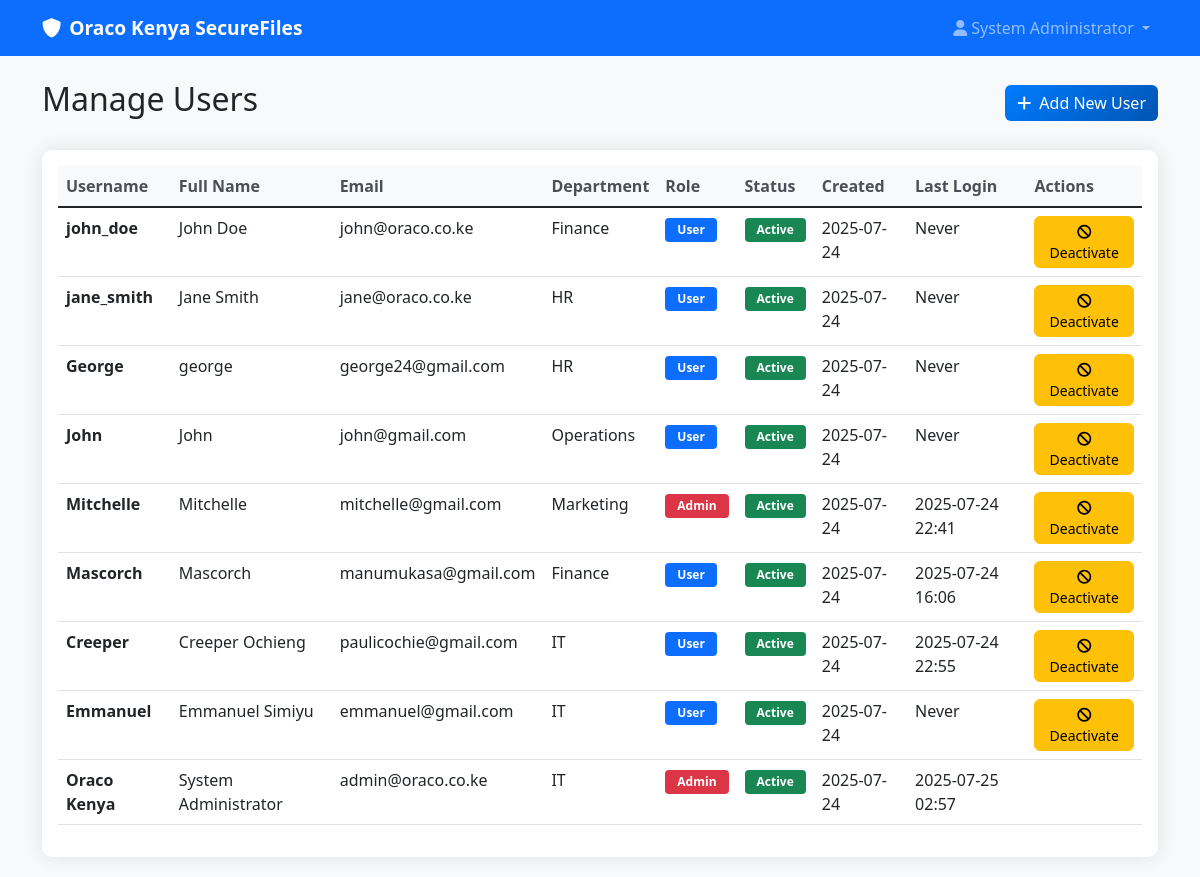
/manage_users (signed in), run on an earlier commit of the app's database.
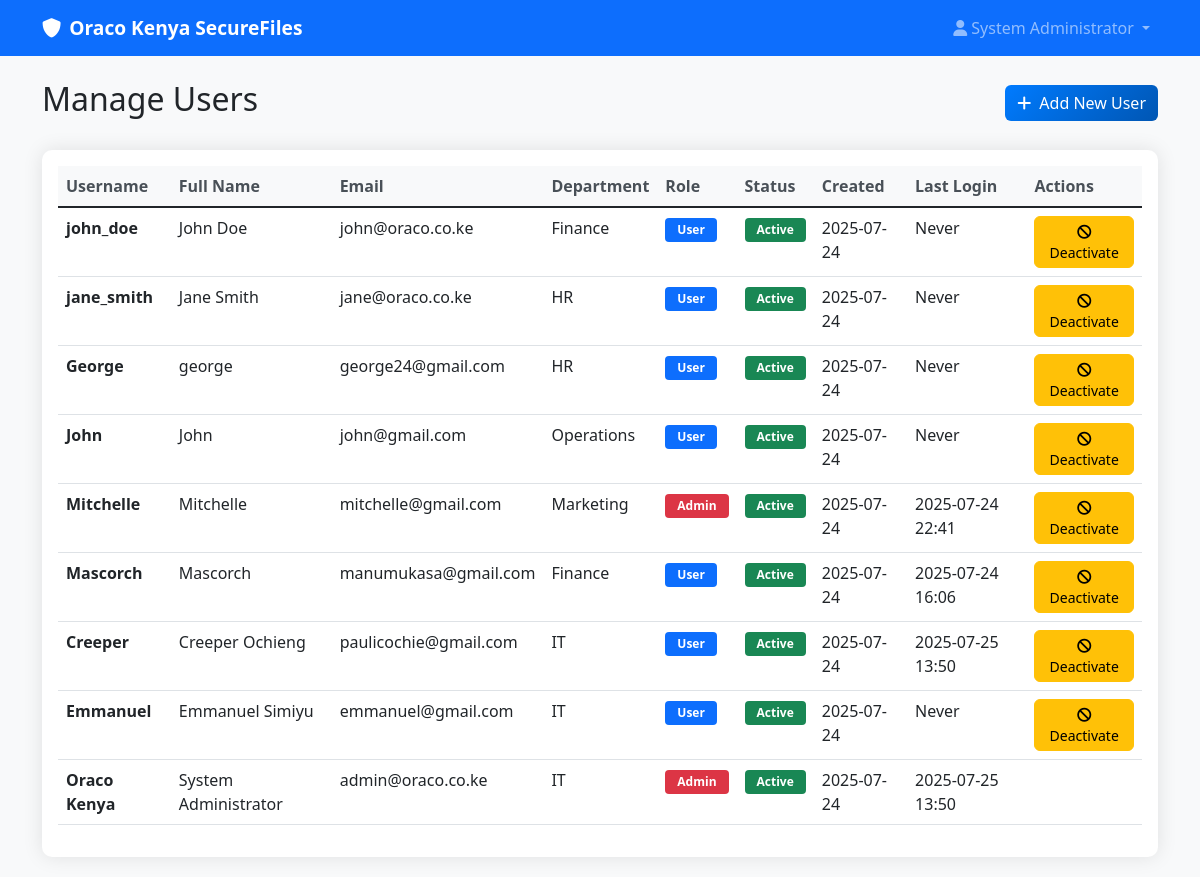
And on a later commit of the database.
### tables this page shows
CREATE TABLE users (
        id INTEGER PRIMARY KEY AUTOINCREMENT,
        username TEXT UNIQUE NOT NULL,
        email TEXT UNIQUE NOT NULL,
        password_hash TEXT NOT NULL,
        full_name TEXT NOT NULL,
        department TEXT NOT NULL,
        role TEXT DEFAULT 'user',
        is_active INTEGER DEFAULT 1,
        created_at TIMESTAMP DEFAULT CURRENT_TIMESTAMP,
        last_login TIMESTAMP,
        reset_token TEXT,
        reset_token_expires TIMESTAMP
    );

### app.py (the view)
    def decorated_function(*args, **kwargs):
        if 'user_id' not in session:
            return redirect(url_for('login'))
        conn = sqlite3.connect('oraco_system.db')
        c = conn.cursor()
        c.execute('SELECT role FROM users WHERE id = ?', (session['user_id'],))
        user = c.fetchone()
        conn.close()
        if not user or user[0] != 'admin':
            flash('Access denied. Admin privileges required.', 'error')
            return redirect(url_for('dashboard'))
        return f(*args, **kwargs)

### app.py (called while the page is built)
def require_admin(f):
    def decorated_function(*args, **kwargs):
        if 'user_id' not in session:
            return redirect(url_for('login'))
        conn = sqlite3.connect('oraco_system.db')
        c = conn.cursor()
        c.execute('SELECT role FROM users WHERE id = ?', (session['user_id'],))
        user = c.fetchone()
        conn.close()
        if not user or user[0] != 'admin':
            flash('Access denied. Admin privileges required.', 'error')
            return redirect(url_for('dashboard'))
        return f(*args, **kwargs)
    decorated_function.__name__ = f.__name__
    return decorated_function

@app.route('/manage_users')
@require_admin
def manage_users():
    conn = sqlite3.connect('oraco_system.db')
    c = conn.cursor()
    c.execute('''SELECT id, username, email, full_name, department, role,
                        is_active, created_at, last_login
                 FROM users ORDER BY created_at DESC''')
    users = c.fetchall()
    conn.close()
    return render_template('manage_users.html', users=users)

### templates/manage_users.html (shortened to what this page needs)
{% extends "base.html" %}
{% block content %}
<div class="row">
    <div class="col-12">
        <div class="d-flex justify-content-between align-items-center mb-4">
            <h2>Manage Users</h2>
            <a href="{{ url_for('add_user') }}" class="btn btn-primary">
                <i class="fas fa-plus me-2"></i>Add New User
            </a>
        </div>
    </div>
</div>
<div class="row">
    <div class="col-12">
        <div class="card">
            <div class="card-body">
                <div class="table-responsive">
                    <table class="table table-hover">
                        <thead>
                            <tr>
                                <th>Username</th>
                                <th>Full Name</th>
                                <th>Email</th>
                                <th>Department</th>
                                <th>Role</th>
                                <th>Status</th>
                                <th>Created</th>
                                <th>Last Login</th>
                                <th>Actions</th>
                            </tr>
                        </thead>
                        <tbody>
                            {% for user in users %}
                            <tr>
                                <td>
                                    <strong>{{ user[1] }}</strong>
                                </td>
                                <td>{{ user[3] }}</td>
                                <td>{{ user[2] }}</td>
                                <td>{{ user[4] }}</td>
                                <td>
                                    <span class="badge bg-{{ 'danger' if user[5] == 'admin' else 'primary' }}">
                                        {{ user[5].title() }}
                                    </span>
                                </td>
                                <td>
                                    {% if user[6] %}
                                    <span class="badge bg-success">Active</span>
                                    {% else %}
                                    <span class="badge bg-danger">Inactive</span>
                                    {% endif %}
                                </td>
                                <td>{{ user[7][:10] if user[7] else 'N/A' }}</td>
                                <td>{{ user[8][:16] if user[8] else 'Never' }}</td>
                                <td>
                                    {% if user[0] != session.user_id %}
                                    <button class="btn btn-sm btn-warning" onclick="toggleUser({{ user[0] }}, {{ user[6] }})">
                                        {% if user[6] %}
                                        <i class="fas fa-ban"></i> Deactivate
                                        {% else %}
                                        <i class="fas fa-check"></i> Activate
                                        {% endif %}
                                    </button>
                                    {% endif %}
                                </td>
                            </tr>
                            {% endfor %}
                        </tbody>
                    </table>
                </div>
            </div>
        </div>
    </div>
</div>
{% endblock %}

### templates/base.html (shortened to what this page needs)
<!DOCTYPE html>
<html lang="en">
<head>
    <link href="https://cdn.jsdelivr.net/npm/bootstrap@5.1.3/dist/css/bootstrap.min.css" rel="stylesheet" />
    <link href="https://cdnjs.cloudflare.com/ajax/libs/font-awesome/6.0.0/css/all.min.css" rel="stylesheet" />
    <link href="{{ url_for('static', filename='css/style.css') }}" rel="stylesheet" />
</head>
<body>
    <nav class="navbar navbar-expand-lg navbar-dark bg-primary">
        <div class="container">
            <a class="navbar-brand" href="{{ url_for('index') }}">
                <i class="fas fa-shield-alt me-2"></i>Oraco Kenya SecureFiles
            </a>
            {% if session.user_id %}
            <div class="navbar-nav ms-auto">
                <div class="nav-item dropdown">
                    <a class="nav-link dropdown-toggle" href="#" id="navbarDropdown" role="button" data-bs-toggle="dropdown">
                        <i class="fas fa-user me-1"></i>{{ session.full_name }}
                    </a>
                </div>
            </div>
            {% endif %}
        </div>
    </nav>
    <main class="container mt-4">
        {% block content %}{% endblock %}
    </main>
</body>
</html>

What changed in the data, as far as the page shows it:
changed users "Oraco Kenya": last_login "2025-07-25 02:57" → "2025-07-25 13:50"
changed users "Creeper": last_login "2025-07-24 22:55" → "2025-07-25 13:50"
